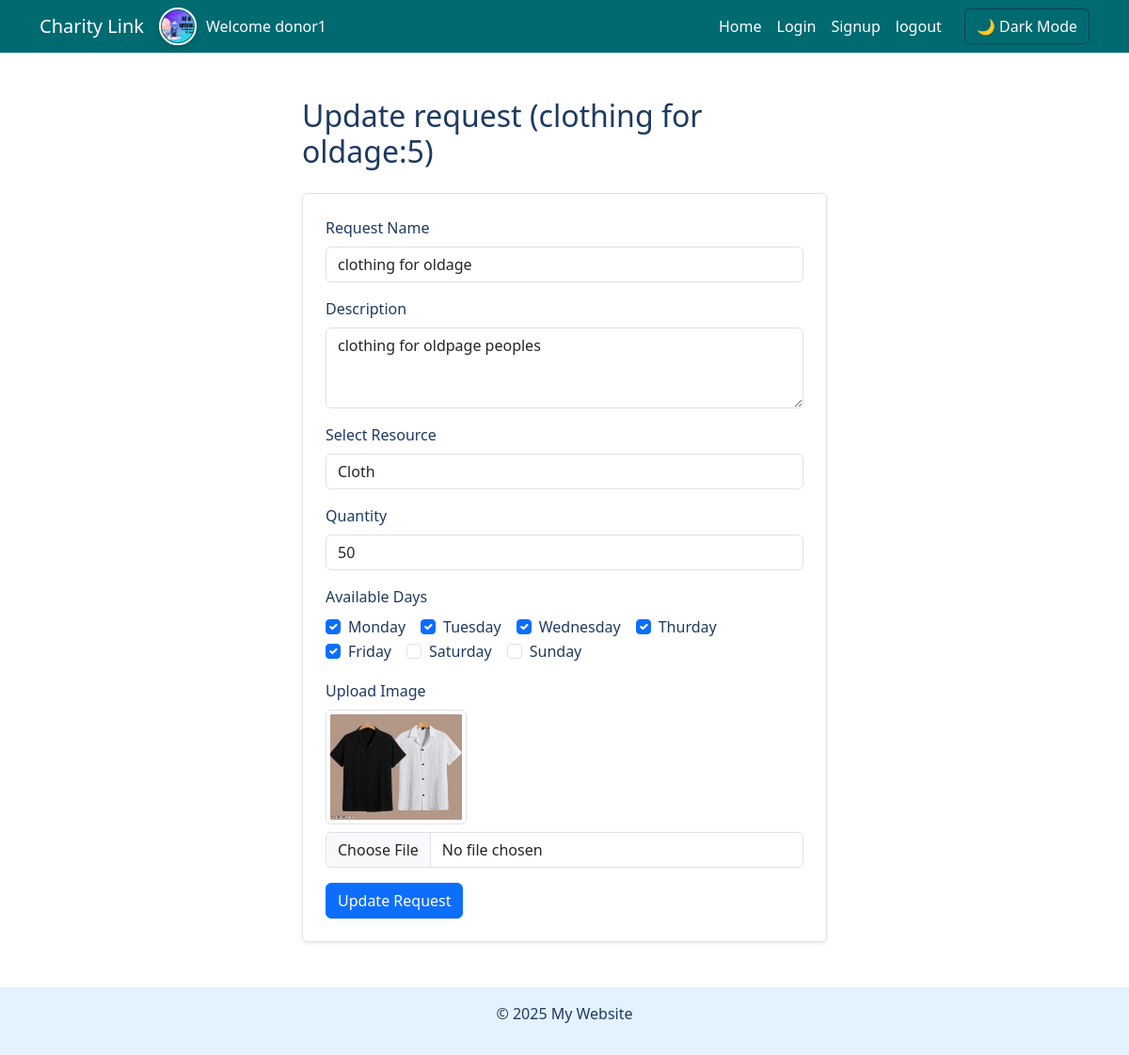
The page /organization/update/5/ (signed in) on the database its author committed.
### auth_app/models.py (models this page shows, shortened)
class CustomUser(AbstractUser):
    user_type = models.ForeignKey(UserTypes,on_delete=models.CASCADE,related_name="user_type",default=3)
    phone_number = models.CharField(max_length=15, blank=True, null=True)
    profile_picture = models.ImageField(upload_to='profile_pics/', blank=True, null=True)
    is_verified = models.BooleanField(default=False)

### Organization/models.py (models this page shows, shortened)
class RequestResource(models.Model):
    rid = models.AutoField(primary_key=True)
    name = models.CharField(max_length=100)
    description = models.TextField()
    resource = models.ForeignKey(Resource,on_delete=models.CASCADE,related_name="request_resource")
    quantity = models.IntegerField(blank=False)
    created_by = models.ForeignKey('auth_app.Organization',on_delete=models.CASCADE,related_name="created_by_organization")
    available_days = models.ManyToManyField(AvailableDays,blank=True)
    pic = models.ImageField(upload_to="organization/",blank=True)
    active = models.BooleanField(default=True)
    created_at = models.DateTimeField(default=timezone.now)
    logistic_partner = models.ForeignKey('auth_app.LogisticPartner',on_delete=models.CASCADE,related_name="logistic_partner_organization",blank=True,null=True)
    donated = models.ForeignKey('auth_app.Donor',on_delete=models.CASCADE,related_name="donated_by_donor",blank=True,null=True)

class Resource(models.Model):
    rid = models.AutoField(primary_key=True)
    name = models.CharField(max_length=100)

class AvailableDays(models.Model):
    aid = models.AutoField(primary_key=True)
    name = models.CharField(max_length=200)

### Organization/views.py (the view, shortened to what this page needs)
# urls.py: path('update/<int:rid>/',updateRequest,name="request_update")
@login_required
def updateRequest(request,rid):
    req = RequestResource.objects.filter(rid=rid).first()
    resource = Resource.objects.all()
    available_days = AvailableDays.objects.all()
    return render(request,'Organization/update_request.html',{
        'req':req,
        'resources':resource,
        'available_days':available_days
    })

### templates/Organization/update_request.html (shortened to what this page needs)
{% extends "base.html" %}
{% load static %}
{% block content %}
<div class="col-6 mt-4">
    <h2 class="mb-4">Update request ({{ req.name }}:{{req.rid}})</h2>
    <form method="POST" enctype="multipart/form-data" class="p-4 border rounded shadow-sm">
        <div class="mb-3">
            <label for="name" class="form-label">Request Name</label>
            <input type="text" class="form-control" id="name" name="name" value="{{ req.name }}" required>
        </div>
        <div class="mb-3">
            <label for="description" class="form-label">Description</label>
            <textarea class="form-control" id="description" name="description" rows="3"  required>{{ req.description }}</textarea>
        </div>
        <div class="mb-3">
            <label for="resource" class="form-label">Select Resource</label>
            <select class="form-control" id="resource" name="resource" required>
                {% for resource in resources %}
                <option value="{{ resource.rid }}" {% if req.resource.rid == resource.rid %} selected {% endif %}>{{ resource.name }} </option>
                {% endfor %}
            </select>
        </div>
        <div class="mb-3">
            <label for="quantity" class="form-label">Quantity</label>
            <input type="number" class="form-control" id="quantity" name="quantity" min="1" value="{{req.quantity}}" required>
        </div>
        <div class="mb-3">
            <label class="form-label">Available Days</label>
            <div class="d-flex flex-wrap">
                {% for day in available_days %}
                <div class="form-check me-3">
                    <input class="form-check-input" type="checkbox" id="day_{{ day.id }}" name="available_days" value="{{ day.aid }}" {% if day in req.available_days.all %}checked{% endif %}>
                    <label class="form-check-label" for="day_{{ day.id }}">{{ day.name }}</label>
                </div>
                {% endfor %}
            </div>
        </div>
        <div class="mb-3">
            <label for="pic" class="form-label">Upload Image</label>
            {% if req.pic %}
                <div class="mb-2">
                    <img src="{{ req.pic.url }}" alt="Current Image" class="img-thumbnail" width="150">
                </div>
            {% endif %}
            <input type="file" class="form-control" id="pic" name="pic">
        </div>
        <button type="submit" class="btn btn-primary">Update Request</button>
    </form>
</div>
{% endblock %}

### templates/base.html (shortened to what this page needs)
{% load static %}
<!DOCTYPE html>
<html lang="en">
<head>
    <link href="https://cdn.jsdelivr.net/npm/bootstrap@5.3.0/dist/css/bootstrap.min.css" rel="stylesheet">
    <link rel="stylesheet" href="{% static 'css/base.css' %}">
</head>
<body class="light-mode">
    <nav class="navbar navbar-expand-lg navbar-dark bg-dark" id="navbar">
        <div class="container">
            <a class="navbar-brand" href="{% url 'home' %}">Charity Link</a>
            {% if user %}
            {% if user.profile_picture and user.profile_picture.url %}
                <img src="{{ user.profile_picture.url }}" class="navbar-profile"/>
            {% endif %}
            <a class="nav-link text-center" href="{% url 'home' %}">Welcome {{ user.username }}</a>
            {% endif %}
            <div class="collapse navbar-collapse" id="navbarNav">
                <ul class="navbar-nav ms-auto">
                    <li class="nav-item"><a class="nav-link" href="{% url 'home' %}">Home</a></li>
                    <li class="nav-item"><a class="nav-link" href="{% url 'auth_login' %}">Login</a></li>
                    <li class="nav-item" >
                        <button class=" nav-link" data-bs-toggle="modal" data-bs-target="#signupModal">
                            Signup
                        </button>
                    </li>
                    <li class="nav-item"><a class="nav-link" href="{% url 'logout' %}">logout</a></li>
                </ul>
                <button class="btn btn-outline-light ms-3" id="theme-toggle">
                    🌙 Dark Mode
                </button>
            </div>
        </div>
    </nav>
    <div class="container container-height mt-4">
        {% block content %}{% endblock %}
    </div>
    <div class="position-fixed bottom-0 end-0 p-3" style="z-index: 1050">
    </div>
    <footer class="text-center mt-5 py-3 bg-light text-dark position-relative" id="footer">
        <p>&copy; 2025 My Website</p>
    </footer>
</body>
</html>

### static/css/base.css (style rules this page uses)
.light-mode { background-color: #FFFFFF; color: #1E3A5F; }
.light-mode .navbar { background-color: #006A71 !important; color: #1E3A5F; }
.light-mode footer { background-color: #E3F2FD !important; color: #1E3A5F !important; }
.container-height { min-height: 100vh; height: auto; display: flex; flex-direction: column; justify-content: start; align-items: center; }
.light-mode .navbar .nav-link { color: #fff !important; }
.light-mode .btn-outline-light { color: #fff !important; border-color: #1E3A5F !important; }
.light-mode .navbar-brand { color: #fff !important; }
* { scrollbar-width: thin; scrollbar-color: #888 #f1f1f1; }
body { -ms-overflow-style: scrollbar; }
.navbar-profile { width: 40px; height: 40px; border-radius: 50%; padding: 1px; margin-right: 10px; object-fit: cover; border: 2px solid #fff; box-shadow: 0px 2px 5px rgba(0, 0, 0, 0.2); }

### rows shown on the page
RequestResource: name "clothing for oldage", rid "5", description "clothing for oldpage peoples", resource "Cloth", quantity "50", pic (picture)
AvailableDays: aid "☑", name "Monday"
AvailableDays: aid "☑", name "Tuesday"
AvailableDays: aid "☑", name "Wednesday"
AvailableDays: aid "☑", name "Thurday"
AvailableDays: aid "☑", name "Friday"
AvailableDays: name "Saturday"
AvailableDays: name "Sunday"

### other values the page prints
{{ user.username }} "donor1"
